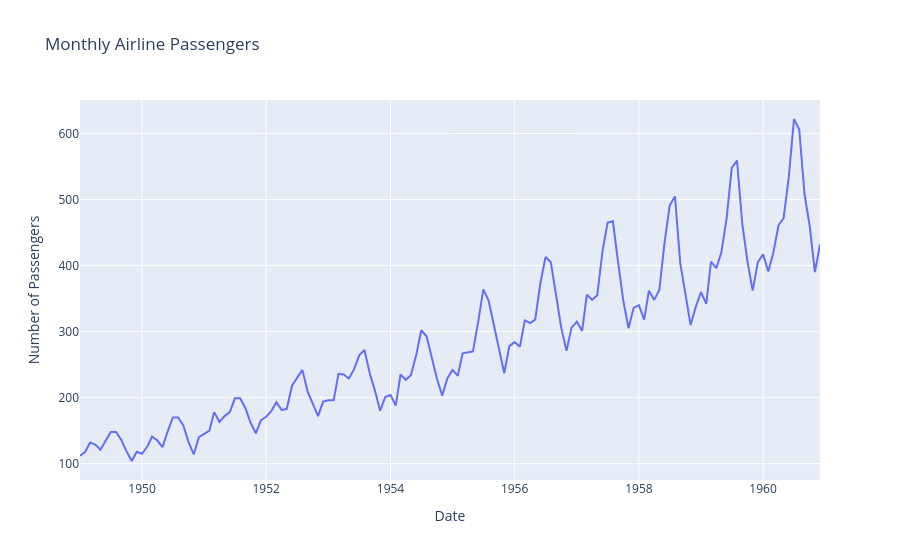

Source (notebook cell):
### Markdown cell above
## Interactive Plotly version:

### Code cell
fig = px.line(
    df,
    x=df.index,
    y="#Passengers",
    title="Monthly Airline Passengers"
)
fig.update_layout(
    xaxis_title="Date",
    yaxis_title="Number of Passengers",
    hovermode="x unified"
)

fig.show()

### Figure 1 — Plotly figure (JSON) as saved in the notebook; plotly's stock layout.template omitted (floating-point values rounded to 4 significant figures; data arrays with more than 128 entries replaced by an {"elided": "..."} marker saying what was removed)
{"data": [{"hovertemplate": "Date=%{x}<br>#Passengers=%{y}<extra></extra>", "legendgroup": "", "line": {"color": "#636efa", "dash": "solid"}, "marker": {"symbol": "circle"}, "mode": "lines", "name": "", "orientation": "v", "showlegend": false, "type": "scatter", "x": {"elided": "144 str values"}, "xaxis": "x", "y": {"elided": "144 int values"}, "yaxis": "y"}], "layout": {"hovermode": "x unified", "legend": {"tracegroupgap": 0}, "title": {"text": "Monthly Airline Passengers"}, "xaxis": {"anchor": "y", "domain": [0, 1], "title": {"text": "Date"}}, "yaxis": {"anchor": "x", "domain": [0, 1], "title": {"text": "Number of Passengers"}}}}
